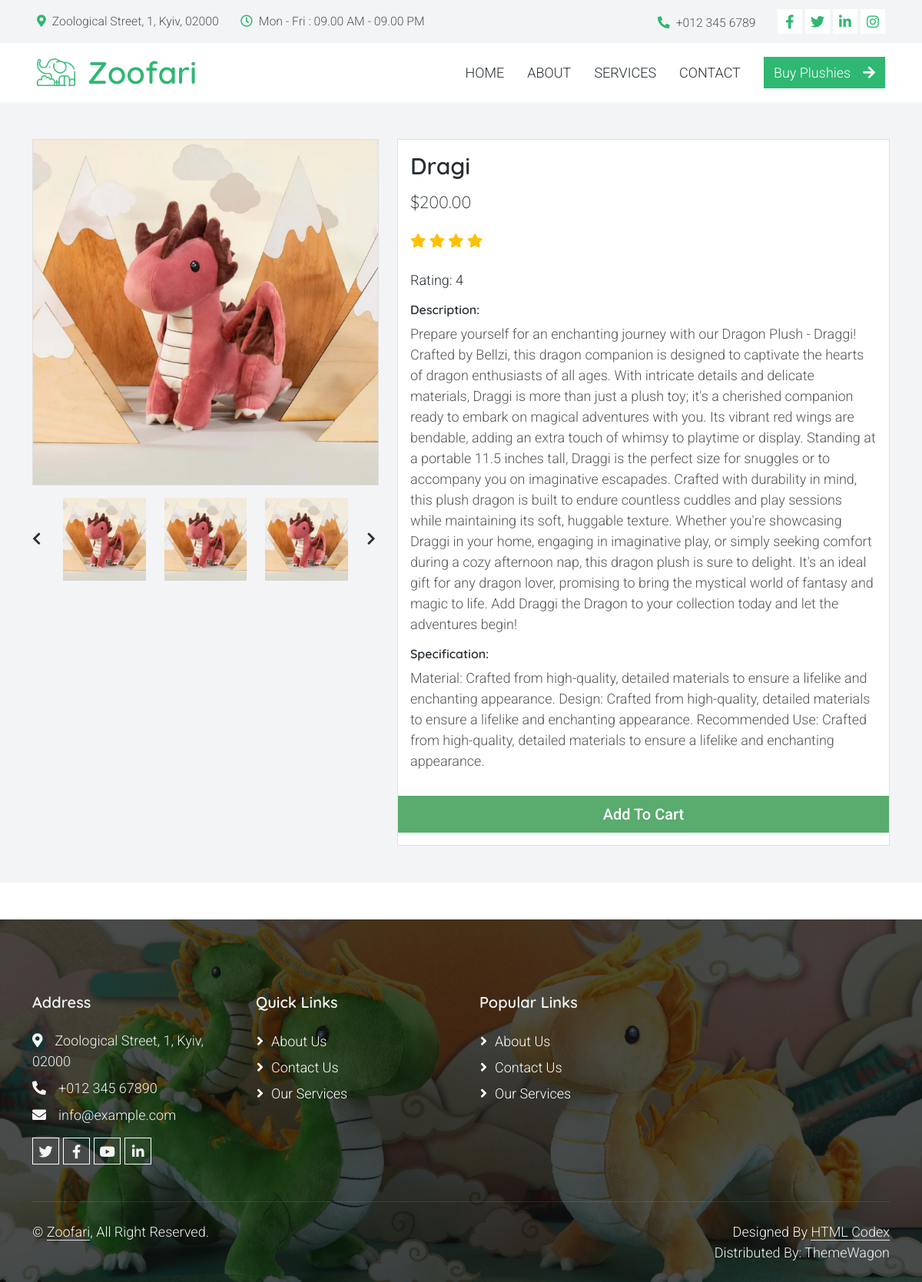
Screenshot of /shop_single/4/ with the database file from the repository.
### shop/models.py (models this page shows, shortened)
class Product(models.Model):
    name = models.CharField(max_length=100)
    description = models.TextField()
    price = models.DecimalField(max_digits=10, decimal_places=2)
    image = models.ImageField(upload_to='products/')
    rating = models.IntegerField(default=0)# Нове поле для рейтингу
    specifications = models.TextField(blank=True)  # Нове поле для специфікацій

### shop/views.py (the view)
# urls.py: path('shop_single/<int:product_id>/', shop_single, name='shop_single'),
def shop_single(request, product_id):
    product = get_object_or_404(Product, id=product_id)  # Получаем продукт по ID или возвращаем 404
    context = {
        'product': product,  # Передаем продукт в контексте
    }
    return render(request, 'shop_single/shop_single.html', context)  # Рендерим шаблон shop_single.html с контекстом

### shop/templates/shop_single/shop_single.html (shortened to what this page needs)
{% extends "base.html" %}
{% load static %}
{% block content %}
    <section class="bg-light">
        <div class="container pb-5">
            <div class="row">
                <div class="col-lg-5 mt-5">
                    <div class="card mb-3">
                        <img class="card-img img-fluid" src="{{ product.image.url }}" alt="{{ product.name }}" id="product-detail">
                    </div>
                    <div class="row">
                        <div class="col-1 align-self-center">
                            <a href="#multi-item-example" role="button" data-bs-slide="prev">
                                <i class="text-dark fas fa-chevron-left"></i>
                            </a>
                        </div>
                        <div id="multi-item-example" class="col-10 carousel slide carousel-multi-item" data-bs-ride="carousel">
                            <div class="carousel-inner product-links-wap" role="listbox">
                                <div class="carousel-item active">
                                    <div class="row">
                                        <div class="col-4">
                                            <a href="#">
                                                <img class="card-img img-fluid" src="{{ product.image.url }}" alt="{{ product.name }}">
                                            </a>
                                        </div>
                                        <div class="col-4">
                                            <a href="#">
                                                <img class="card-img img-fluid" src="{{ product.image.url }}" alt="{{ product.name }}">
                                            </a>
                                        </div>
                                        <div class="col-4">
                                            <a href="#">
                                                <img class="card-img img-fluid" src="{{ product.image.url }}" alt="{{ product.name }}">
                                            </a>
                                        </div>
                                    </div>
                                </div>
                            </div>
                        </div>
                        <div class="col-1 align-self-center">
                            <a href="#multi-item-example" role="button" data-bs-slide="next">
                                <i class="text-dark fas fa-chevron-right"></i>
                            </a>
                        </div>
                    </div>
                </div>
                <div class="col-lg-7 mt-5">
                    <div class="card">
                        <div class="card-body">
                            <h1 class="h2">{{product.name}}</h1>
                            <p class="h3 py-2">${{product.price}}</p>
                            <p class="py-2">
                                {% for _ in "x"|rjust:product.rating %}
                                    <i class="fa fa-star text-warning"></i>
                                {% endfor %}
                                <p><span class="list-inline-item text-dark">Rating: {{product.rating}}</span></p>
                            </p>
                            <h6>Description:</h6>
                            <p>
                                {{product.description}}
                            <h6>Specification:</h6>
                            <p>{{product.specifications}}</p>
                                </div>
                                <div class="row pb-3">
                                    <div class="col d-grid">
                                        <button type="button" class="btn btn-success btn-lg" onclick="window.location.href='{% url 'add_cart' product.id %}'">Add To Cart</button>
                                    </div>
                                </div>
                        </div>
                    </div>
                </div>
            </div>
    </section>
{%endblock%}

### static/assets/css/templatemo.css (style rules this page uses)
body, ul, li, p, a, label, input, div { font-family: 'Roboto', sans-serif; font-size: 18px !important; font-weight: 300 !important; }
.h2 { font-family: 'Roboto', sans-serif; font-size: 30px !important; font-weight: 300; }
.h3 { font-family: 'Roboto', sans-serif; font-size: 22px !important; }
.text-warning { color: #ede861 !important; }
.bg-light { background-color: #e9eef5 !important; }
.btn-success { background-color: #59ab6e !important; border-color: #56ae6c !important; }

### static/css/style.css (style rules this page uses)
:root { --primary: #2EB872; --light: #F3F4F5; --dark: #282F34; }
.btn { font-weight: 500; transition: .5s; }

### rows the page displays
Product: image (picture), name "Dragi", price "200.00", rating "4", description "Prepare yourself for an enchanting journey with our Dragon Plush - Draggi! Crafted by Bellzi, this dragon companion is designed to captivate the hearts of dragon enthusiasts of all ages. With intricate details and delicate materials, Draggi is more than just a plush toy; it's a cherished companion ready to embark on magical adventures with you. Its vibrant red wings are bendable, adding an extra touch of whimsy to playtime or display. Standing at a portable 11.5 inches tall, Draggi is the perfect size for snuggles or to accompany you on imaginative escapades. Crafted with durability in mind, this plush dragon is built to endure countless cuddles and play sessions while maintaining its soft,…", specifications "Material: Crafted from high-quality, detailed materials to ensure a lifelike and enchanting appearance. Design: Crafted from high-quality, detailed materials to ensure a lifelike and enchanting appearance. Recommended Use: Crafted from high-quality, detailed materials to ensure a lifelike and enchanting appearance."
